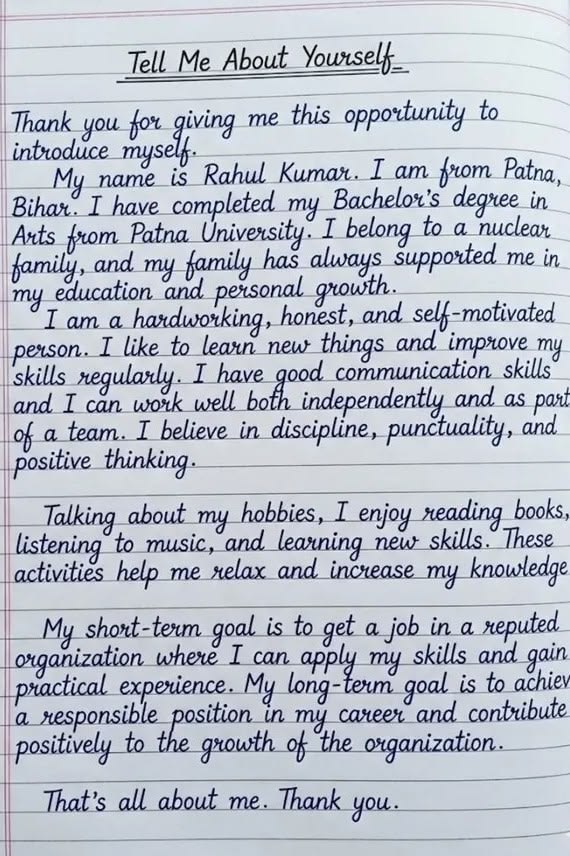
#> input picture uploads/18dea671-234f-4228-911a-094a2fe863e0_text1.jpg, 570 x 856 px
$ python -i preprocessor.py   (imports and definitions only)
#> lines starting #> are read from the running program, lines starting #| are printed output that depends on the picture
import cv2
import numpy as np
import os

class ImagePreprocessor:
    def __init__(self, output_dir="uploads"):
        self.output_dir = output_dir
        if not os.path.exists(self.output_dir):
            os.makedirs(self.output_dir)

    def preprocess(self, image_path):
        """
        Enhanced pipeline for cleaning handwriting images:
        Returns: (ocr_ready_path, display_ready_path)
        """
        # Load image
        img = cv2.imread(image_path)
#> img is the input picture: shape (856, 570, 3); mean B, G, R 202.5, 190.9, 185.2
        if img is None:
            raise ValueError(f"Could not read image at {image_path}")

        # 1. Resize if too large (keep aspect ratio, max width 2000)
        h, w = img.shape[:2]
#> h = 856; w = 570
        if w > 2000:
            scale = 2000 / w
            img = cv2.resize(img, (2000, int(h * scale)), interpolation=cv2.INTER_AREA)

        # 2. Convert to grayscale early for speed
        gray = cv2.cvtColor(img, cv2.COLOR_BGR2GRAY)
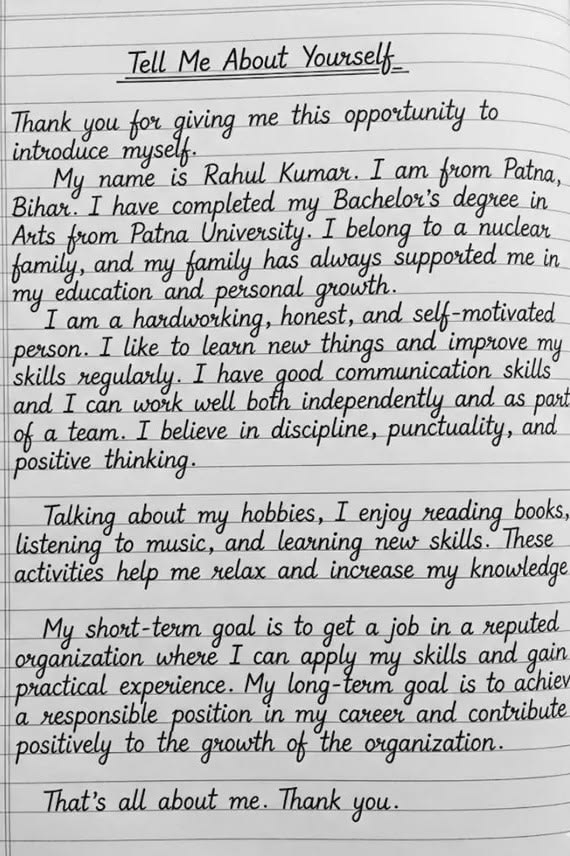
#> gray: shape (856, 570); min 1, max 254, mean 190.6

        # 3. Fast Shadow Removal / Background Leveling
        # Using a large median blur to estimate background
        struct_element = cv2.getStructuringElement(cv2.MORPH_RECT, (15, 15))
        dilated = cv2.dilate(gray, struct_element)
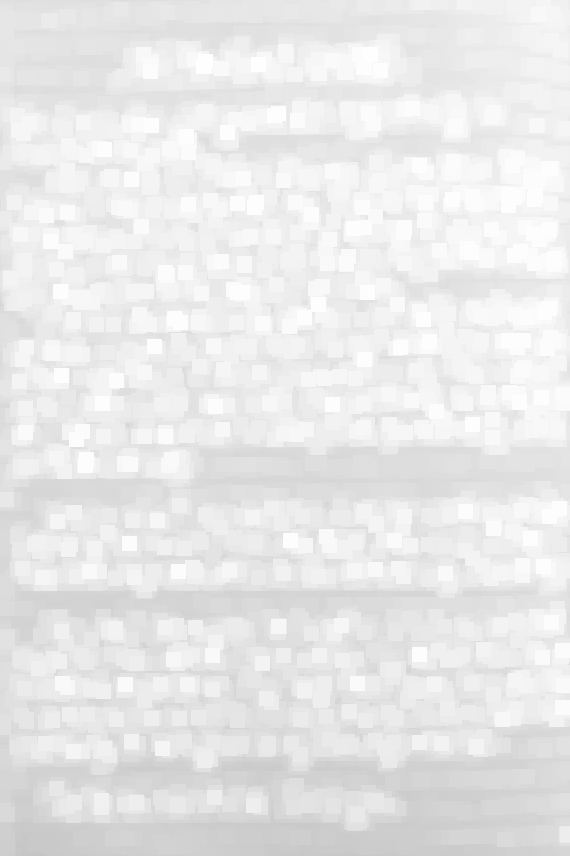
#> dilated: shape (856, 570); min 196, max 254, mean 232.9
        bg = cv2.medianBlur(dilated, 21)
        diff = cv2.absdiff(gray, bg)
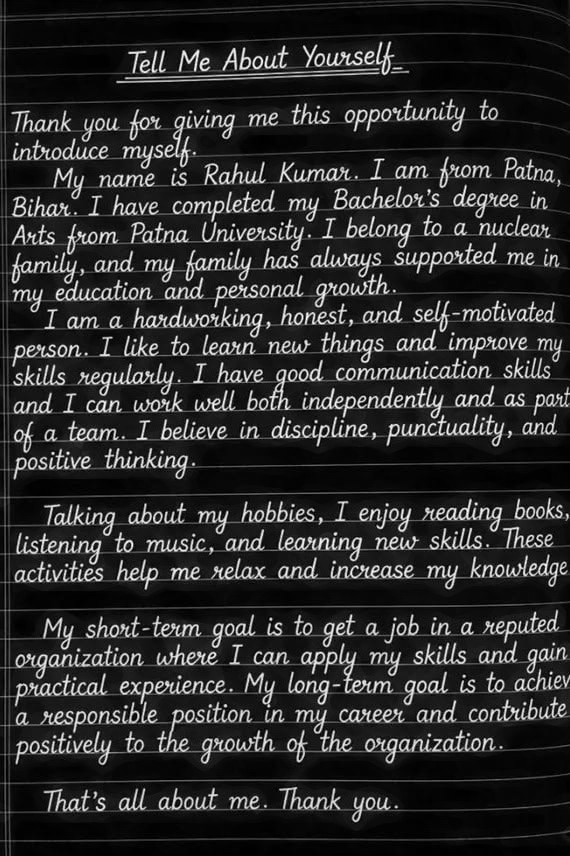
#> diff: shape (856, 570); min 0, max 253, mean 42.5
        diff = 255 - diff
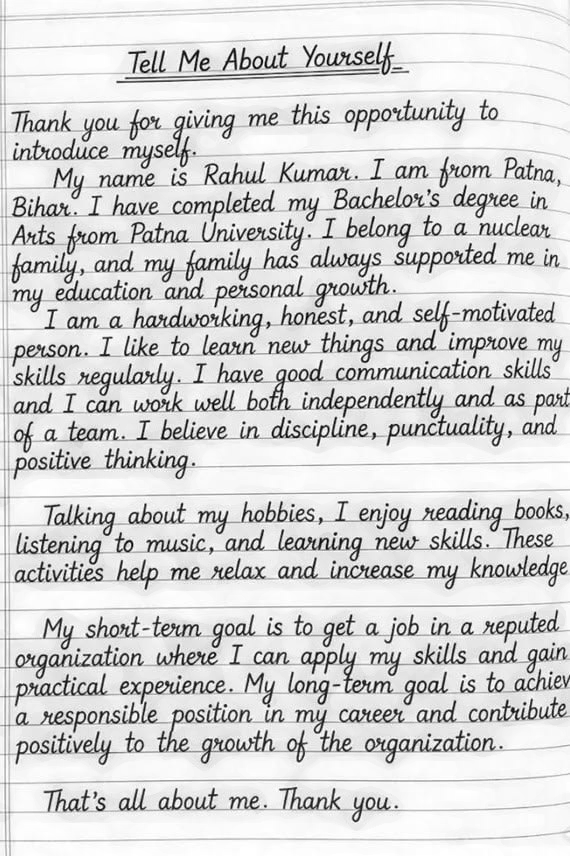
#> diff: shape (856, 570); min 2, max 255, mean 212.5

        # 4. Sharpening
        kernel = np.array([[-1,-1,-1], [-1,9,-1], [-1,-1,-1]])
        sharpened = cv2.filter2D(diff, -1, kernel)
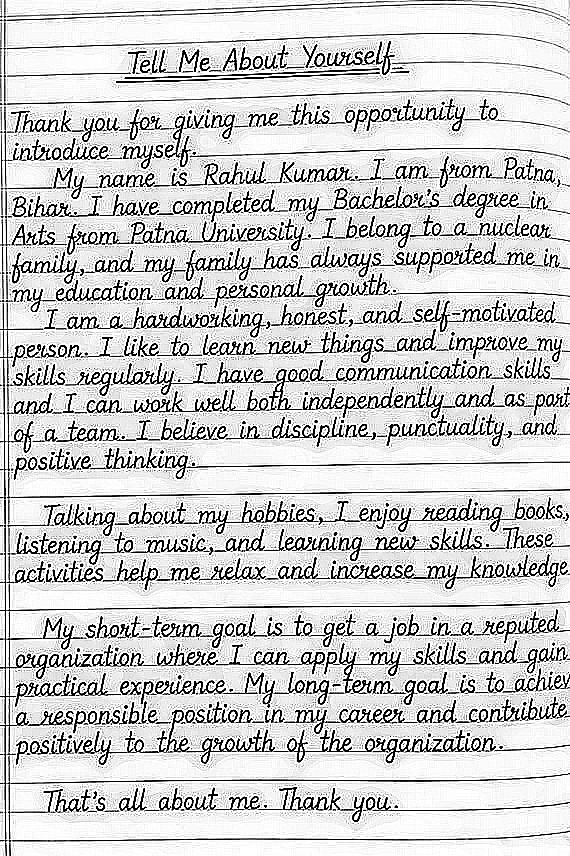
#> sharpened: shape (856, 570); min 0, max 255, mean 204.6

        # 5. Denoising
        denoised = cv2.GaussianBlur(sharpened, (3, 3), 0)
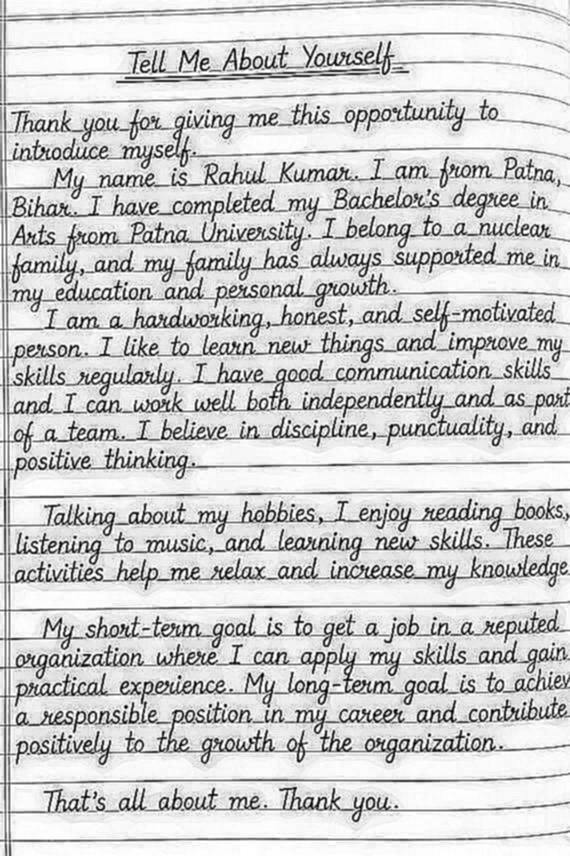
#> denoised: shape (856, 570); min 0, max 255, mean 204.6

        # 6. Deskew (Straighten text)
        deskewed_ocr = self._deskew(denoised)

        # 7. Final Contrast Enhancement for OCR
        _, ocr_binary = cv2.threshold(deskewed_ocr, 0, 255, cv2.THRESH_BINARY + cv2.THRESH_OTSU)

        # Save files
        filename = os.path.basename(image_path)
        ocr_path = os.path.join(self.output_dir, f"ocr_{filename}")
        display_path = os.path.join(self.output_dir, f"display_{filename}")

        cv2.imwrite(ocr_path, ocr_binary)
        cv2.imwrite(display_path, deskewed_ocr) # Keep grayscale for display as it looks more "natural"

        return ocr_path, display_path

    def _deskew(self, image):
        """Detects tilt and rotates the image to straighten it."""
        try:
            # Threshold to get text-like areas
            _, thresh = cv2.threshold(image, 0, 255, cv2.THRESH_BINARY_INV + cv2.THRESH_OTSU)
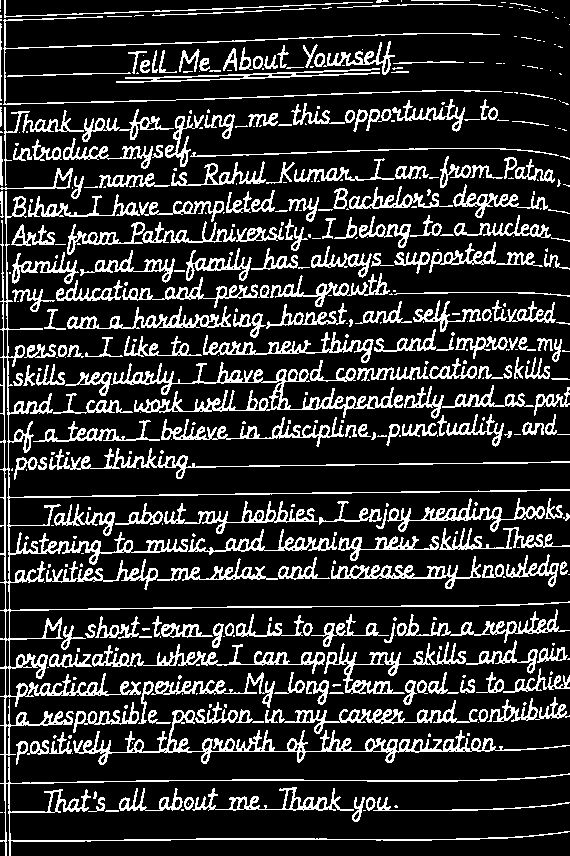
#> thresh: shape (856, 570); 18.1% white in thin lines or dots
            coords = np.column_stack(np.where(thresh > 0))
#> coords = 88392 pairs, first value 0 to 855, second value 0 to 569

            if len(coords) == 0:
                return image

            # Get the rotation angle
            rect = cv2.minAreaRect(coords)
#> rect = ((427.5, 284.5), (569, 855), -90)
            angle = rect[-1]
#> angle = -90

            # Handle different OpenCV versions for minAreaRect
            # In some versions it's (center, size, angle)
            # In others it might be slightly different
            if angle < -45:
                angle = -(90 + angle)
#> angle = 0
            else:
                angle = -angle

            # Limit extreme rotations to avoid upside-down or vertical flips
            if abs(angle) > 20:
                return image

            (h, w) = image.shape[:2]
#> h = 856; w = 570
            center = (w // 2, h // 2)
#> center = (285, 428)
            M = cv2.getRotationMatrix2D(center, angle, 1.0)
#> M = [[1, 0, 0], [0, 1, 0]]
            rotated = cv2.warpAffine(image, M, (w, h), flags=cv2.INTER_CUBIC, borderMode=cv2.BORDER_REPLICATE)
            return rotated
        except Exception as e:
            print(f"Deskew failed: {e}")
            return image

# [5 lines not run here, left out]

>>> result = ImagePreprocessor().preprocess('../uploads/18dea671-234f-4228-911a-094a2fe863e0_text1.jpg')
#> in preprocess, `_, ocr_binary = cv2.threshold(deskewed_ocr, 0, 255, cv2.THRESH_BINARY ..`: ocr_binary: shape (856, 570); 81.9% white; black in thin lines or dots
